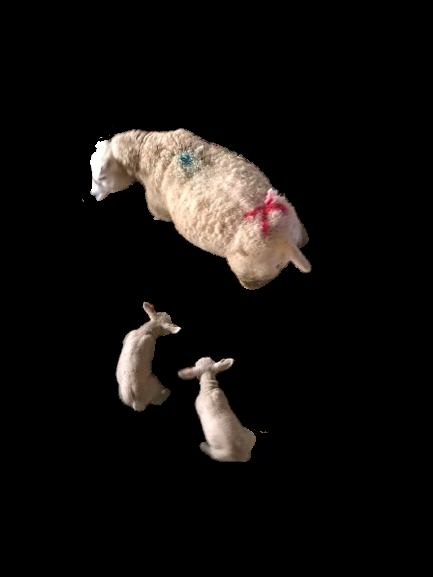
#> input picture SheepTestImage.png, 433 x 577 px
$ python SheepAreaDetection.py   (older library calls are emulated)
#> lines starting #> are read from the running program, lines starting #| are printed output that depends on the picture; after the words box and inside, x2 and y2 are one past the last pixel; in counts of white or black regions, pixels touching at a corner belong together
# Detects outline of sheep objects, measures distance of
# bounding box and uses this to calculate area of object.
# Area then can then be used comparitevely to detect if
# there is a lamb in the image.

# import the necessary packages
from scipy.spatial import distance as dist
from imutils import perspective
from imutils import contours
import numpy as np
import argparse
import imutils
import cv2

# define midpoint calculation
def midpoint(ptA, ptB):
	return ((ptA[0] + ptB[0]) * 0.5, (ptA[1] + ptB[1]) * 0.5)

# read chosen image
image = cv2.imread('SheepTestImage.png')
#> image is the input picture: shape (577, 433, 3); mean B, G, R 14.1, 15.9, 18.6

# uncomment to parse image as argument
# ap = argparse.ArgumentParser()
# ap.add_argument("-i", "--image", required=True,
#  	help="path to the input image")
# args = vars(ap.parse_args())
# image = cv2.imread(args["image"])

# convert to grayscale & blur
gray = cv2.cvtColor(image, cv2.COLOR_BGR2GRAY)
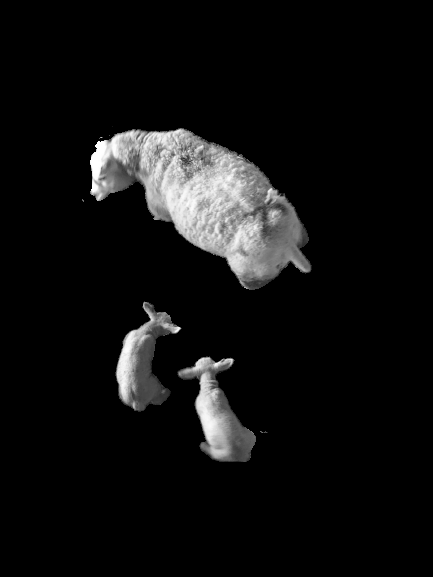
#> gray: shape (577, 433); min 0, max 255, mean 16.5
gray = cv2.GaussianBlur(gray, (7, 7), 0)

# edge detection then dilation & erosion
edged = cv2.Canny(gray, 50, 100)
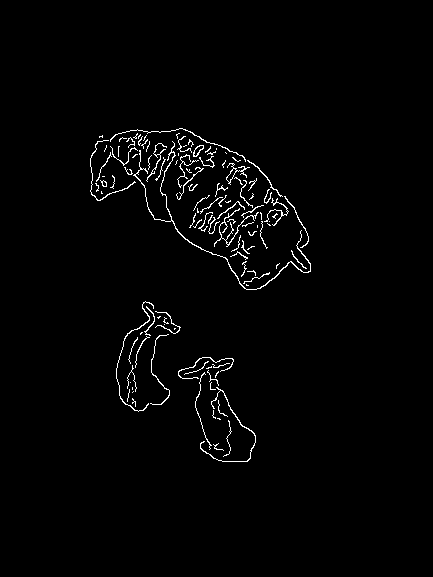
#> edged: shape (577, 433); 1.7% white in thin lines or dots, all inside (x1, y1, x2, y2) = (90, 128, 311, 462)
edged = cv2.dilate(edged, None, iterations=1)
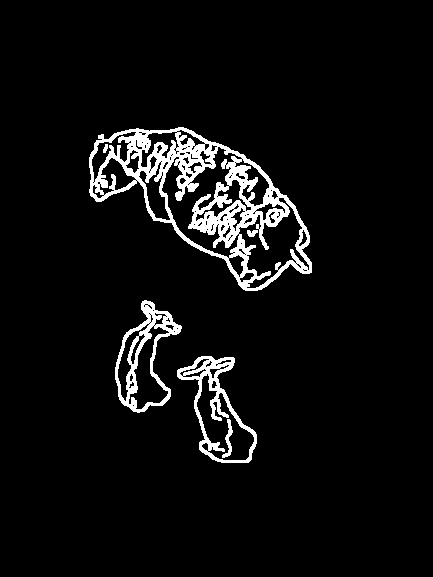
#> edged: shape (577, 433); 5.6% white; 6 white regions, box (x1, y1, x2, y2) and area: (89, 127, 312, 291) 9796, (115, 300, 182, 413) 2042, (177, 356, 257, 463) 1952, (222, 419, 233, 458) 161, (247, 230, 258, 237) 56, (103, 144, 108, 153) 31
edged = cv2.erode(edged, None, iterations=1)
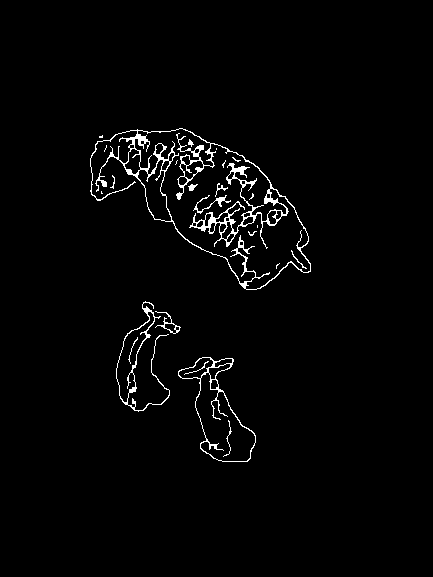
#> edged: shape (577, 433); 2.1% white in thin lines or dots, all inside (x1, y1, x2, y2) = (90, 128, 311, 462)

# find contours
cnts = cv2.findContours(edged.copy(), cv2.RETR_EXTERNAL,
	cv2.CHAIN_APPROX_SIMPLE)
#> cnts = 8 contours, 4 with area under 20; largest, box (x1, y1, x2, y2) and area: (90, 128, 311, 290) 16746, (178, 357, 256, 462) 3794, (116, 301, 170, 412) 1404, (155, 311, 181, 334) 124
cnts = imutils.grab_contours(cnts)

# sort contours
(cnts, _) = contours.sort_contours(cnts)

# loop over the contours
for c in cnts:
	# if the contour is not sufficiently large, ignore it
	if cv2.contourArea(c) < 1500:
		continue

	# bounding box of the contour
	orig = image.copy()
	box = cv2.minAreaRect(c)
	box = cv2.cv.BoxPoints(box) if imutils.is_cv2() else cv2.boxPoints(box)
	box = np.array(box, dtype="int")

	# order points, then draw bounding box
	box = perspective.order_points(box)
	cv2.drawContours(orig, [box.astype("int")], -1, (0, 255, 0), 2)

	# loop over the original points and draw them
	for (x, y) in box:
		cv2.circle(orig, (int(x), int(y)), 5, (0, 0, 255), -1)

	# compute midpoints
	(tl, tr, br, bl) = box
	(tltrX, tltrY) = midpoint(tl, tr)
	(blbrX, blbrY) = midpoint(bl, br)
	(tlblX, tlblY) = midpoint(tl, bl)
	(trbrX, trbrY) = midpoint(tr, br)

	# draw midpoints on the image
	cv2.circle(orig, (int(tltrX), int(tltrY)), 5, (255, 0, 0), -1)
	cv2.circle(orig, (int(blbrX), int(blbrY)), 5, (255, 0, 0), -1)
	cv2.circle(orig, (int(tlblX), int(tlblY)), 5, (255, 0, 0), -1)
	cv2.circle(orig, (int(trbrX), int(trbrY)), 5, (255, 0, 0), -1)

	# draw lines between midpoints
	cv2.line(orig, (int(tltrX), int(tltrY)), (int(blbrX), int(blbrY)),
		(255, 0, 255), 2)
	cv2.line(orig, (int(tlblX), int(tlblY)), (int(trbrX), int(trbrY)),
		(255, 0, 255), 2)

	# compute Euclidean distance between midpoints
	dA = dist.euclidean((tltrX, tltrY), (blbrX, blbrY))
	dB = dist.euclidean((tlblX, tlblY), (trbrX, trbrY))

	# compute area of the object
	area = dA * dB

	# draw the object sizes and area on the image
	cv2.putText(orig, "{:.1f}".format(dA),
		(int(tltrX - 15), int(tltrY - 10)), cv2.FONT_HERSHEY_SIMPLEX,
		0.65, (255, 255, 255), 2)
	cv2.putText(orig, "{:.1f}".format(dB),
		(int(trbrX + 10), int(trbrY)), cv2.FONT_HERSHEY_SIMPLEX,
		0.65, (255, 255, 255), 2)
	cv2.putText(orig, "area: {:.1f}".format(area),
		(50,50), cv2.FONT_HERSHEY_SIMPLEX,
		0.65, (255, 255, 255), 2)

	# show output image
	cv2.imshow("Image", orig)
	cv2.waitKey(0)
#> this loop made 8 passes
#> (tl, tr, br, bl, tltrX, tltrY, blbrX, blbrY) on passes 1, 8: ([128, 87], [343, 215], [285, 312], [70, 184], 235.5, 151, 177.5, 248), ([175, 364], [230, 348], [261, 456], [206, 472], 202.5, 356, 233.5, 464)
#> c on pass 3: [[101, 191], [101, 193], [102, 193], [101, 192]]
#> pass 1, `cv2.imshow("Image", orig)`:
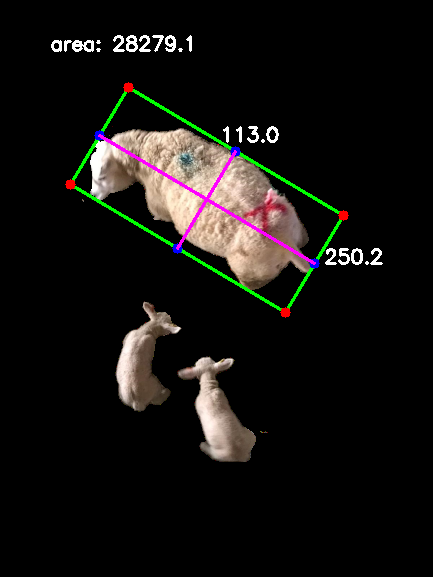
#> window 'Image': shape (577, 433, 3); mean B, G, R 16.6, 19.1, 21
